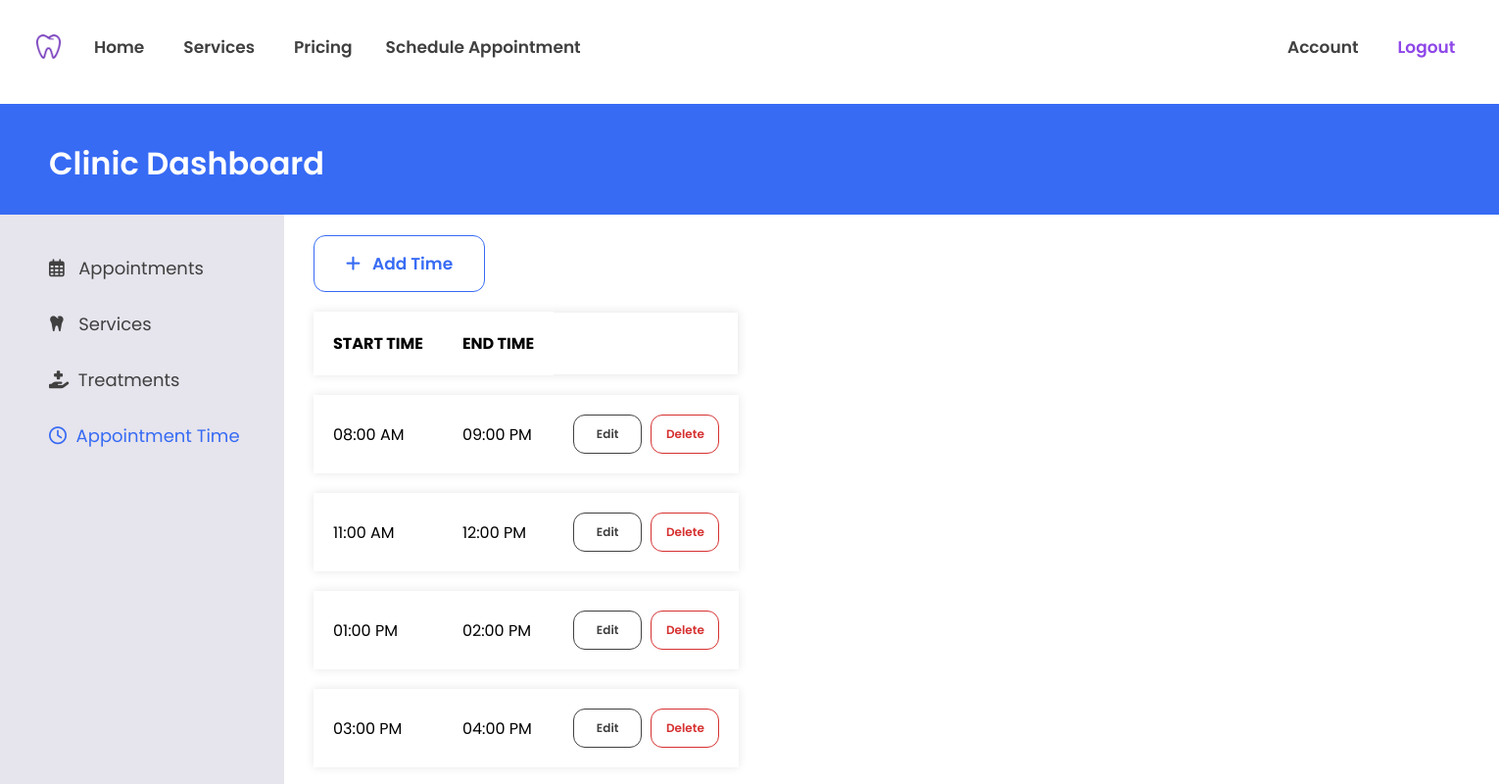
Page /web_pages/php/appointmentschedule.php (signed in) on the committed database.
### tables this page shows
CREATE TABLE `appointment_schedule` (
  `appointschedid` int(11) NOT NULL,
  `starttime` time NOT NULL,
  `endtime` time NOT NULL
);

### web_pages/php/appointmentschedule.php (the view, shortened to what this page needs)
<?php
include_once "../../included/session.php";
include_once "navbar.php";
 ?>
 <!DOCTYPE html>
 <html lang="en" dir="ltr">
   <head>
	<link rel="stylesheet" href="../css/dashboard.css">
   </head>
   <body>
	<h1>Clinic Dashboard</h1>
	<div class="sidebar">
		<a href="manageappointment.php"><i class="far fa-calendar-alt"></i>&nbsp;&nbsp; Appointments</a>
		<a href="manageservice.php"><i class="fas fa-tooth"></i>&nbsp;&nbsp; Services</a>
		<a href="managetreatment.php"><i class="fas fa-hand-holding-medical"></i>&nbsp; Treatments</a>
		<a href="appointmentschedule.php" class="active"><i class="far fa-clock"></i>&nbsp;&nbsp;Appointment Time</a>
	</div>
	<div class="section">
     <div class="">
       <table>
         <tr>
           <th>START TIME</th>
           <th>END TIME</th>
         </tr>
         <?php
         $format = "%h:%i %p";
         $sql = "SELECT appointschedid, TIME_FORMAT(starttime, '$format') as starttime, TIME_FORMAT(endtime, '$format') as endtime FROM `appointment_schedule`";
         $retappointtime = mysqli_query($conn,$sql);
         if(mysqli_num_rows($retappointtime) > 0){
         while($appointment_schedule = mysqli_fetch_assoc($retappointtime)){
           $appointschedid = $appointment_schedule['appointschedid'];
           $starttime = $appointment_schedule['starttime'];
           $endtime = $appointment_schedule['endtime'];
           $concatenatesched = $starttime." - ".$endtime;  ?>
           <tr>
             <td><?= $starttime?></td>
             <td><?= $endtime?></td>
             <td><button class="btn1" id="edit<?= $appointschedid?>" value="<?= $appointschedid?>">Edit</button>
				<button class="btnx" id="delete<?= $appointschedid?>" value="<?= $appointschedid?>">Delete</button></td>
           </tr>
      <?php   }
       }
          ?>
     </div>
     <div class="">
        <button id="add" value="add"><i class="fas fa-plus"></i>&nbsp;&nbsp; Add Time</button>
     </div>
	</div>
   </body>
 </html>

### web_pages/php/navbar.php (shortened to what this page needs)
<?php
include_once "../../included/session.php";
?>
<!DOCTYPE html>
<html lang="en" dir="ltr">
  <head>
	<link rel="stylesheet" href="../css/navbar.css">
  </head>
  <body>
		<div class="topnav">
			<a id="logo" href="index.php"><img id="logo" src="../../web_pages/logo.png"></a>
			<a href="index.php">Home</a>
			<div class="dropdown">
				<button class="dropbtn"><a href="services.php">Services</a></button>
			</div>
			<a href="pricing.php">Pricing</a>
			<a href="scheduleappointment.php">Schedule Appointment</a>
			<div class="topnav-right">
				<?php
					if (!isset($_SESSION['userid'])) {
					        echo '<a href="login.php">Login</a>
					              <a class="hglt" href="signup.php">Signup</a>';
					      }
			      else {
 					        $userid = $_SESSION['userid'];
					        $sql = "SELECT * FROM user where userid = '$userid' and (role = 'staff' OR role = 'dentist')";
					        $res = mysqli_query($conn, $sql);
					        if(mysqli_num_rows($res) != 0){
					          while($user = mysqli_fetch_assoc($res)){
					            $role = $user['role'];
					            if ($role == "staff") {
					              echo '<div class="dropdown">
										<button class="dropbtn"><a href="#">Account</a></button>
					                        <div class="dropdown-content">
                                  <a href="appointmentrecord.php">Appointments</a>
                                  <a href="treatmentrecord.php">Treatments</a>
                                  <a href="prescriptionrecord.php">Prescriptions</a>
          												<a href="dentistdashboard.php">Dasboard</a>
                                  <a href="accountsettings.php">Settings</a>
											</div>
										</div>
					                          <form class="frmlogout" action="../../included/session.php" method="post" id="logoutfrm">
					                            <input type="hidden" name="logout" value="logout">
					                            <a class="hglt" onclick="frmsubmit()">Logout</a>
					                          </form>';
					            }
					            elseif ($role == "dentist") {
					              echo '<div class="dropdown">
										<button class="dropbtn"><a href="#">Account</a></button>
											<div class="dropdown-content">
                        <a href="appointmentrecord.php">Appointments</a>
                        <a href="treatmentrecord.php">Treatments</a>
                        <a href="prescriptionrecord.php">Prescriptions</a>
												<a href="dentistdashboard.php">Dasboard</a>
                        <a href="accountsettings.php">Settings</a>
											</div>
										</div>
					                          <form class="frmlogout" action="../../included/session.php" method="post" id="logoutfrm">
					                            <input type="hidden" name="logout" value="logout">
												<a class="hglt" onclick="frmsubmit()">Logout</a>
					                        </form>';
					            }
					          }
					        }
					        else {
					          echo '<div class="dropdown">
									<button class="dropbtn">Account</button>
					                    <div class="dropdown-content">
											<a href="appointmentrecord.php">Appointments</a>
											<a href="treatmentrecord.php">Treatments</a>
											<a href="prescriptionrecord.php">Prescriptions</a>
                      <a href="accountsettings.php">Settings</a>
										</div>
									</div>
					                      <form class="frmlogout" action="../../included/session.php" method="post" id="logoutfrm">
					                        <input type="hidden" name="logout" value="logout">
					                        <a class="hglt" onclick="frmsubmit()">Logout</a>
					                      </form>';
					        }
					      }
					       ?>
						</div>
		</div>
  </body>
</html>

### web_pages/css/navbar.css (style rules this page uses)
body { overflow-x: hidden; }
#logo { width: 25px; height: 25px; }
.topnav { font-family: 'Poppins', sans-serif; font-weight: 600; overflow: hidden; position: fixed; z-index: 2; top: 0; left:0; background-color: white; width: 98%; border-style: solid; border-color: white; border-width: 35px 20px 30px 20px; }
.topnav a, .frmlogout { float: left; color: #404040; text-align: center; padding: 0px 17px; text-decoration: none; font-size: 17px; transition: 0.4s; }
.dropdown { float: left; overflow: hidden; margin-top: -0.95px; }
.dropdown .dropbtn { border: none; font-size: 17px; color: #404040; outline: none; padding-bottom: 15px; background-color: inherit; font-family: inherit; font-weight: 600; margin: 0; }
.topnav-right { float: right; }
a.hglt { color: #8E47E8; }

### web_pages/css/dashboard.css (style rules this page uses)
body { font-family: 'Poppins', sans-serif; }
h1 { position: fixed; width: 100%; z-index: -1; margin: 20px -8px; color: white; padding: 115px 50px 28px 50px; background-color: #376BF4; background-position: -50px; font-weight: 600; }
.sidebar { height: 100%; width: 290px; position: fixed; z-index: -4; top: 218.5px; left: 0; background-color: #E6E4EC; overflow-x: hidden; padding-top: 26px; }
.sidebar a { padding: 15px 8px 15px 50px; text-decoration: none; font-size: 18px; color: #404040; display: block; }
.section { position: absolute; left: 320px; top: 240px; z-index: -2; width: 100%; }
.sidebar a.active { color: #376BF4; }
table { border-collapse: separate; border-spacing: 0px 20px; }
tr { background-color: #ffffff; box-shadow: 0px 0px 9px 0px rgba(0,0,0,0.1); }
th { padding: 20px 20px; text-align: left; }
td { padding: 20px 20px; border-spacing: 0px 0px 20px 0px; }
.btn1 { color: #404040; background-color: white; border: 1px solid #404040; padding: 10px 0px; width: 70px; text-align: center; font-size: 12px; font-family: inherit; font-weight: 600; text-decoration: none; border-radius: 12px; transition: 0.4s; margin-right: 5px; }
.btnx { color: #D63030; background-color: white; border: 1px solid #D63030; padding: 10px 0px; width: 70px; text-align: center; font-size: 12px; font-family: inherit; font-weight: 600; text-decoration: none; border-radius: 12px; transition: 0.4s; }
#add { color: #376BF4; background-color: white; border: 1px solid #376BF4; padding: 15px 32px; text-align: center; font-size: 17px; font-family: inherit; font-weight: 600; text-decoration: none; border-radius: 12px; transition: 0.4s; }

### rows in the picture
appointment_schedule: starttime "08:00 AM", endtime "09:00 PM", $appointschedid 1 (drawn)
appointment_schedule: starttime "11:00 AM", endtime "12:00 PM", $appointschedid 5 (drawn)
appointment_schedule: starttime "01:00 PM", endtime "02:00 PM", $appointschedid 8 (drawn)
appointment_schedule: starttime "03:00 PM", endtime "04:00 PM", $appointschedid 9 (drawn)
